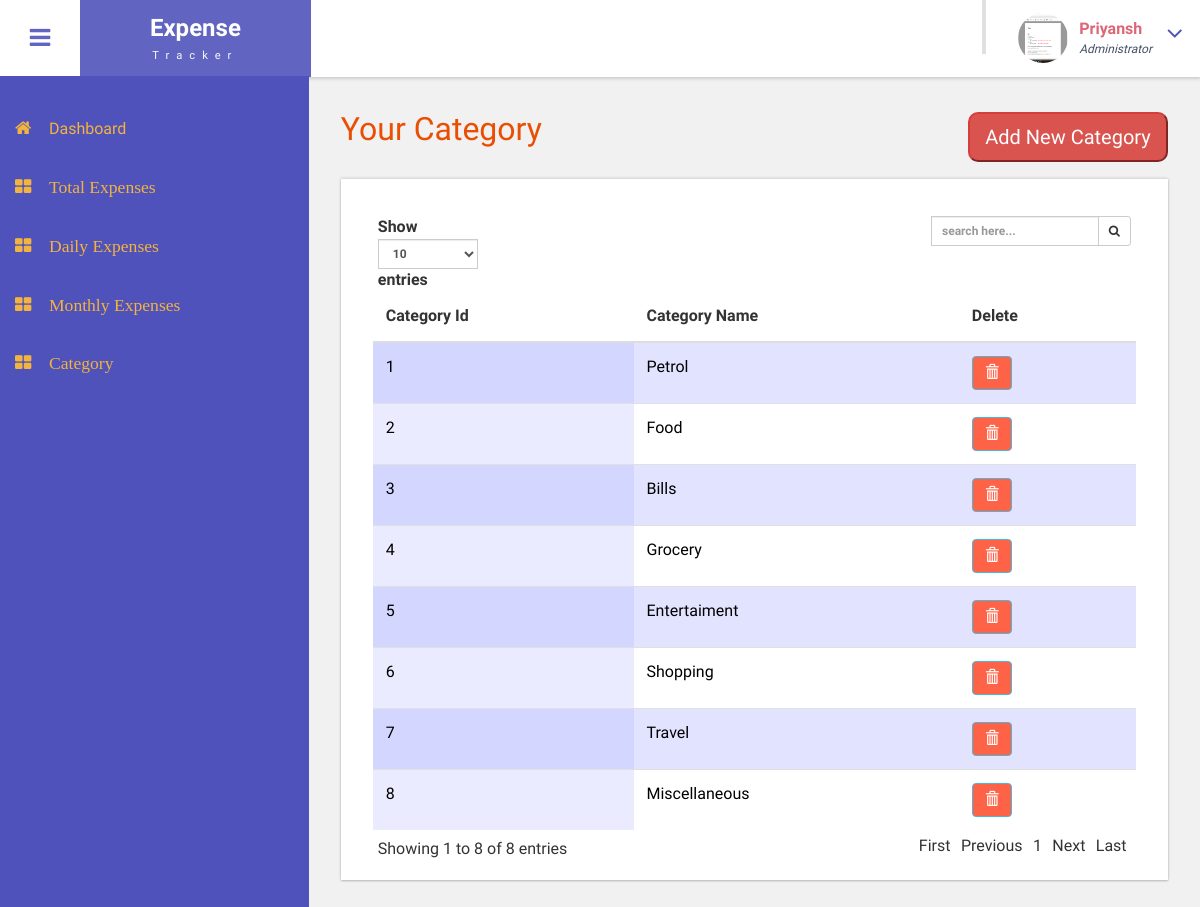
The page /viewcat.php (signed in) on the database its author committed.
### tables this page shows
CREATE TABLE IF NOT EXISTS `user_tbl` (
  `user_id` int(11) NOT NULL AUTO_INCREMENT,
  `user_name` varchar(20) NOT NULL,
  `user_email` varchar(50) NOT NULL,
  `user_password` varchar(20) NOT NULL,
  `user_photo` varchar(50) NOT NULL,
  `user_gender` varchar(10) NOT NULL,
  PRIMARY KEY (`user_id`),
  UNIQUE KEY `user_email` (`user_email`)
);

CREATE TABLE IF NOT EXISTS `cat_tbl` (
  `cat_id` int(10) NOT NULL AUTO_INCREMENT,
  `cat_name` varchar(20) NOT NULL,
  PRIMARY KEY (`cat_id`)
);

### database.php (called while the page is built, shortened)
<?php
class Database
{
	private static $host='localhost';
	private static $uname='root';
	private static $pwd='';
	private static $con=NULL;
	public static function connect()
	{
		self::$con=mysql_connect(self::$host,self::$uname,self::$pwd);
		return self::$con;
	}
	public function getUserByEmail($email)
	{		$con=database::connect();
			$res=mysql_query("select * from user_tbl where user_email='$email'",$con);
			return $res;
	}
	public function getAllCat()
	{		$con=database::connect();
			$res=mysql_query("select * from cat_tbl ",$con);
			return $res;
	}
}
?>

### viewcat.php (the view, shortened to what this page needs)
<!DOCTYPE HTML>
<html>
<head>
<link href="css/bootstrap.css" rel='stylesheet' type='text/css' />
<link href="css/style.css" rel='stylesheet' type='text/css' />
<link href="css/font-awesome.css" rel="stylesheet">
<link href="css/animate.css" rel="stylesheet" type="text/css" media="all">
<link href="css/custom.css" rel="stylesheet">
<link href="css/jquery.dataTables_themeroller.css" rel="stylesheet">
</head>
<body class="cbp-spmenu-push">
	<div class="main-content">
		<?php
			include('sidebar.php');
		?>
		<?php
			include('header.php');
		?>
		<div id="page-wrapper">
			<div class="main-page">
				<div class="tables">
					<h3 class="title1">Your Category
						<a href="addcat.php"><input style="height:50px; width:200px; border-radius:10px; font-size:20px; float:right;" type="button" value="Add New Category" title="Add New Expences" class="btn-danger" title="Add New Expences"></a>
					</h3>
					<div class="bs-example widget-shadow" data-example-id="hoverable-table">
						<table id ="dataTable" class="table table-hover" >
							<thead>
								<tr>
									<th>Category Id</th>
									<th>Category Name</th>
									<th>Delete</th>
								</tr>
							</thead>
							<tbody>
								<?php
									$obj=new Database();
									$res=$obj->getAllCat();
									while($row=mysql_fetch_assoc($res))
									{
										echo '<tr>';
										echo '<td><font size="3" color="black">'.$row["cat_id"].'</font>';
										echo '<td><font size="3" color="black">'.$row["cat_name"].'</font>';
										echo '<td><a href="catdel.php?id='.$row["cat_id"].'"><button style="background-color: #FF6347" type="button" class="btn btn-info" aria-label="Left Align"><span class="glyphicon glyphicon-trash" aria-hidden="true"></span></button></a></td>';
										echo '</tr>';
									}
								?>
							</tbody>
						</table>
					</div>
				</div>
			</div>
		</div>
	</div>
</body>
</html>

### sidebar.php
<div class=" sidebar" role="navigation">
            <div class="navbar-collapse">
				<nav class="cbp-spmenu cbp-spmenu-vertical cbp-spmenu-left" id="cbp-spmenu-s1">
					<ul class="nav" id="side-menu">
						<li>
							<a href="home.php" class="active"><i class="fa fa-home nav_icon"></i>Dashboard</a>
						</li>
						<li>
							<a href="totalExpences.php" class="active"><i class="fa fa-th-large nav_icon"> &nbsp;&nbsp;&nbsp;Total Expenses</i>
								</a>
						</li>
						<li>
							<a href="dailyExpences.php" class="active"><i class="fa fa-th-large nav_icon"> &nbsp;&nbsp;&nbsp;Daily Expenses</i>
								</a>
						</li>
						<li>
							<a href="monthlyExpences.php" class="active"><i class="fa fa-th-large nav_icon"> &nbsp;&nbsp;&nbsp;Monthly Expenses</i>
								</a>
						</li>
						<li>
							<a href="viewcat.php" class="active"><i class="fa fa-th-large nav_icon"> &nbsp;&nbsp;&nbsp;Category</i>
								</a>
						</li>
					</ul>
				</nav>
			</div>
		</div>

### header.php (shortened to what this page needs)
<?php
	if(isset($_SESSION["email"])=="")
	{
		header('Location:index.php');
	}
	else
	{
		$email=$_SESSION["email"];
	}
	require 'database.php';
	$obj=new database();
?>
									<?php
										$res1=$obj->getUserByEmail($email);
										$cnt=mysql_num_rows($res1);
										if($cnt==1)
										{
											while($row=mysql_fetch_assoc($res1))
											{
												$photo=$row["user_photo"];
												$name=$row["user_name"];
											}
										}
									?>
		<div class="sticky-header header-section ">
			<div class="header-left">
				<button id="showLeftPush"><i class="fa fa-bars"></i></button>
				<div class="logo">
					<a href="home.php">
						<h1>Expense</h1>
						<span>&nbsp;&nbsp;Tracker&nbsp;&nbsp;</span>
					</a>
				</div>
			</div>
			<div class="header-right">
				<div class="profile_details_left">
					<?php
						include('notification.php');
					?>
				<div class="profile_details">
					<ul>
						<li class="dropdown profile_details_drop">
							<a href="#" class="dropdown-toggle" data-toggle="dropdown" aria-expanded="false">
								<div class="profile_img">
									<span class="prfil-img">
										<img height=50 width=50 alt="" style="border-radius: 50px;" src="<?php echo $photo;?>">
									</span>
									<div class="user-name">
										<p><?php echo $name;?></p>
										<span>Administrator</span>
									</div>
									<i class="fa fa-angle-down lnr"></i>
									<div class="clearfix"></div>
								</div>
							</a>
						</li>
					</ul>
				</div>
				<div class="clearfix"> </div>
			</div>
			<div class="clearfix"> </div>
		</div>

### notification.php (shortened to what this page needs)
<ul class="nofitications-dropdown">
						<li class="dropdown head-dpdn">
						</li>
					</ul>
					<div class="clearfix"> </div>
				</div>

### css/style.css (style rules this page uses)
h4, h5, h6, h1, h2, h3 { margin: 0; }
ul, ol { margin: 0; }
p { margin: 0; }
html, body { font-family: 'Roboto Condensed', sans-serif; font-size: 100%; overflow-x: hidden; background: #fff; }
body a { transition: 0.5s all ease; -webkit-transition: 0.5s all ease; -moz-transition: 0.5s all ease; -o-transition: 0.5s all ease; -ms-transition: 0.5s all ease; text-decoration:none; }
h1,h2,h3,h4,h5,h6 { margin:0; }
p { margin:0; }
ul,label { margin:0; padding:0; }
.main-content { position: relative; }
.sticky-header { position: fixed; top: 0; left:0px; width: 100%; z-index: 100; }
.header-section { background:#FFF; box-shadow: 1px 1px 4px rgba(0, 0, 0, 0.21); -webkit-box-shadow: 1px 1px 4px rgba(0, 0, 0, 0.21); -moz-box-shadow: 1px 1px 4px rgba(0, 0, 0, 0.21); -o-box-shadow: 1px 1px 4px rgba(0, 0, 0, 0.21); }
.header-section::after { clear: both; display: block; content: ''; }
.header-left { float: left; width: 45%; }
.header-right { float: right; }
button#showLeftPush { font-size: 1.5em; width: 80px; padding: 0.87em 0; text-align: center; cursor: pointer; float: left; color: #6F6F6F; -moz-transition: all 0.2s ease-out 0s; -webkit-transition: all 0.2s ease-out 0s; transition: all 0.2s ease-out 0s; border: none; background-color: #fff; outline:none; }
.cbp-spmenu { position: fixed; }
.cbp-spmenu-vertical { width: 309px; height: 100%; top: 76px; z-index: 1000; background-color:#4F52BA; padding: 2em 0; }
.cbp-spmenu-left { left: 0; }
.cbp-spmenu-push { overflow-x: hidden; position: relative; }
.cbp-spmenu, .cbp-spmenu-push { -webkit-transition: all 0.3s ease; -moz-transition: all 0.3s ease; transition: all 0.3s ease; }
.cbp-spmenu-push div#page-wrapper { margin: 0 0 0 19.3em; transition:.5s all; -webkit-transition:.5s all; -moz-transition:.5s all; }
.sidebar ul li { margin-bottom: 1em; }
.sidebar ul li a { color: #FFFFFF; font-size: 1em; }
i.nav_icon { margin-right: 1em; font-size: 1.1em; }
.fa { display: inline-block; font-family: FontAwesome; font-style: normal; font-weight: normal; line-height: 1; -webkit-font-smoothing: antialiased; -moz-osx-font-smoothing: grayscale; }
.logo { background: #6164C1; text-align: center; float: left; }
.logo a { padding: 0.9em 3.3em .7em; display: block; text-decoration: none; }
.logo a h1 { color: #fff; font-size: 1.5em; line-height: 1.2em; font-weight: 700; }
.logo a span { color: #F8F8F8; font-size: .7em; text-align: center; letter-spacing: 7px; }
.profile_details_left { float: left; }
li.dropdown.head-dpdn { display: inline-block; padding: 1.7em 0; border-left: 1px solid #E0E0E0; float: left; }
li.dropdown.head-dpdn:nth-child(3) { border-right: 1px solid #E0E0E0; }
.sidebar .nav-second-level li a.active ,.sidebar ul li a.active { color: #F2B33F; }
.profile_details { float: right; }
.profile_details_drop a.dropdown-toggle { display:block; padding: 0.8em 3em 0 2em; }
.profile_img span.prfil-img { float:left; }
.user-name { float:left; margin-top:8px; margin-left:11px; height:35px; }
.profile_details ul li { list-style-type:none; position:relative; }
.profile_details li a i.fa.lnr { position: absolute; top: 34%; right: 8%; color: #4F52BA; font-size: 1.6em; }
.user-name p { font-size:1em; color:#DD6777; line-height:1em; font-weight:700; }
.user-name span { font-size: .75em; font-style: italic; color: #424f63; font-weight: normal; margin-top: .3em; }
.widget-shadow { background-color: #fff; box-shadow: 0 -1px 3px rgba(0,0,0,.12),0 1px 2px rgba(0,0,0,.24); -webkit-box-shadow: 0 -1px 3px rgba(0,0,0,.12),0 1px 2px rgba(0,0,0,.24); -moz-box-shadow: 0 -1px 3px rgba(0,0,0,.12),0 1px 2px rgba(0,0,0,.24); }
h3.title1 { font-size: 2em; color: #e94e02; margin-bottom: 0.8em; }
.table > thead > tr > th, .table > tbody > tr > th, .table > tfoot > tr > th, .table > thead > tr > td, .table > tbody > tr > td, .table > tfoot > tr > td { border-top: none; }
.tables .panel-body ,.tables .bs-example { padding: 2em 2em 2.5em; }
.tables .table > thead > tr > th, .tables .table > tbody > tr > th, .tables .table > tfoot > tr > th, .tables .table > thead > tr > td, .tables .table > tbody > tr > td, .tables .table > tfoot > tr > td { padding: 13px; border-top: 1px solid #E0E0E0; }
.bs-example { margin-top: 2em; }

### css/custom.css (style rules this page uses)
#page-wrapper { padding:7em 2em 2.5em; background-color: #F1F1F1; }

### rows shown on the page
user_tbl: user_photo (picture), user_name "Priyansh"
cat_tbl: cat_id "1", cat_name "Petrol"
cat_tbl: cat_id "2", cat_name "Food"
cat_tbl: cat_id "3", cat_name "Bills"
cat_tbl: cat_id "4", cat_name "Grocery"
cat_tbl: cat_id "5", cat_name "Entertaiment"
cat_tbl: cat_id "6", cat_name "Shopping"
cat_tbl: cat_id "7", cat_name "Travel"
cat_tbl: cat_id "8", cat_name "Miscellaneous"
